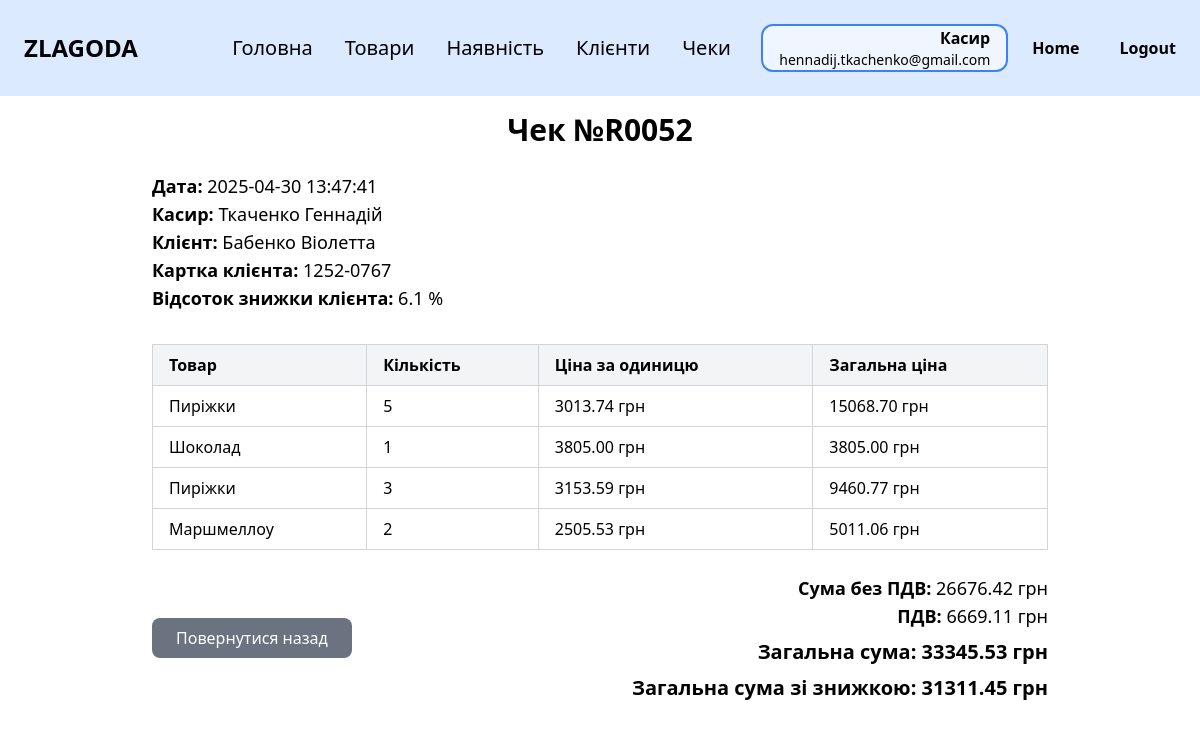
Before: /view_receipt/R0052 (signed in) with the older database file.
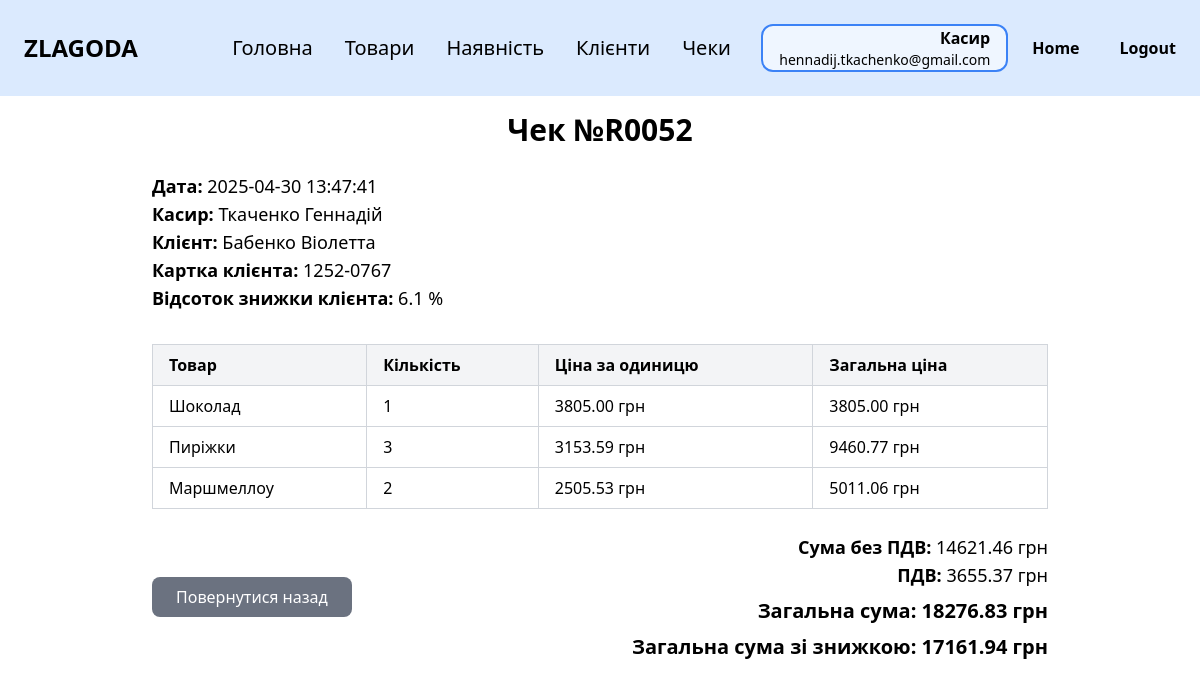
After: the same page with the newer database file.
### tables this page shows
CREATE TABLE receipt_item (
                id INTEGER PRIMARY KEY,
                receipt_number TEXT NOT NULL,
                upc TEXT NOT NULL,
                quantity INTEGER NOT NULL,
                FOREIGN KEY (receipt_number) REFERENCES receipt (receipt_number),
                FOREIGN KEY (upc) REFERENCES store_product (upc)
            );

CREATE TABLE product (
                id INTEGER PRIMARY KEY,
                name TEXT NOT NULL,
                manufacturer TEXT NOT NULL,
                specifications TEXT,
                category_number INTEGER NOT NULL,
                FOREIGN KEY (category_number) REFERENCES category (category_number)
            );

CREATE TABLE store_product (
                upc TEXT PRIMARY KEY,
                price REAL NOT NULL,
                quantity INTEGER NOT NULL,
                expiration_date DATE,
                is_promotional BOOLEAN DEFAULT FALSE,
                promo_price REAL,
                product_id INTEGER NOT NULL,
                FOREIGN KEY (product_id) REFERENCES product (id)
            );

### zlg_website/views/receipts.py (the view)
@views.route('/view_receipt/<receipt_number>')
@login_required
def view_receipt(receipt_number):
    receipt_query = text("""
        SELECT r.*,
               e.last_name AS employee_last_name, e.first_name AS employee_first_name,
               cc.last_name AS customer_card_last_name, cc.first_name AS customer_card_first_name,
               cc.discount_percent AS customer_card_discount_percent
        FROM receipt r
        JOIN employee e ON r.employee_id = e.id
        LEFT JOIN customer_card cc ON r.customer_card_number = cc.card_number
        WHERE r.receipt_number = :receipt_number
    """)
    receipt = db.session.execute(receipt_query, {"receipt_number": receipt_number}).fetchone()
    if not receipt:
        abort(404)
    if receipt.customer_card_number is None:
        print("Немає даних по клієнту")
    else:
        print("Дані клієнта наявні")
    items_query = text("""
        SELECT ri.*, sp.price AS store_product_price, p.name AS store_product_product_name, sp.is_promotional, sp.promo_price
        FROM receipt_item ri
        JOIN store_product sp ON ri.upc = sp.upc
        JOIN product p ON sp.product_id = p.id
        WHERE ri.receipt_number = :receipt_number
    """)
    items = db.session.execute(items_query, {"receipt_number": receipt_number}).fetchall()
    total_sum = 0
    for item in items:
        quantity = item.quantity if item.quantity else 0
        store_product_price = item.store_product_price if item.store_product_price else 0
        if item.is_promotional:  # Якщо товар акційний
            store_product_price = item.promo_price if item.promo_price else store_product_price
        total_sum += quantity * store_product_price
    vat = round(total_sum * 0.2, 2)
    return render_template(
        "receipts_items.html",
        receipt=receipt,
        items=items,
        total_sum=round(total_sum, 2),
        vat=vat,
        user=current_user
    )

### zlg_website/__init__.py (called while the page is built)
def create_app():
    app = Flask(__name__)
    app.config['SECRET_KEY'] = 'zlagoda'
    app.config['SQLALCHEMY_DATABASE_URI'] = f'sqlite:///{os.path.join(app.instance_path, DB_NAME)}'
    app.config['SQLALCHEMY_TRACK_MODIFICATIONS'] = False
    db.init_app(app)
    from .views import views
    from .auth import auth
    app.register_blueprint(views, url_prefix='/')
    app.register_blueprint(auth, url_prefix='/')
    from .models import Employee, Category, Product
    with app.app_context():
        if database_is_empty(app):
            create_database(app)
    login_manager = LoginManager()
    login_manager.login_view = 'auth.login'
    login_manager.init_app(app)
    @login_manager.user_loader
    def load_user(id):
        return Employee.get_by_id(id)
    return app

### zlg_website/templates/receipts_items.html (shortened to what this page needs)
{% extends "base.html" %}
{% block content %}
<div class="py-4 max-w-4xl mx-auto">
    <div class="mb-8">
        <h1 class="text-3xl font-bold text-center mb-6">Чек №{{ receipt.receipt_number }}</h1>
        <div class="flex justify-between items-center mb-4">
            <div>
                <p class="text-lg"><strong>Дата:</strong> {{ receipt.date}}</p>
                <p class="text-lg"><strong>Касир:</strong> {{ receipt.employee_last_name }} {{ receipt.employee_first_name }}</p>
                {% if receipt.customer_card_number %}
                <p class="text-lg"><strong>Клієнт:</strong> {{ receipt.customer_card_last_name }} {{ receipt.customer_card_first_name }}</p>
                <p class="text-lg"><strong>Картка клієнта:</strong> {{ receipt.customer_card_number }}</p>
                <p class="text-lg"><strong>Відсоток знижки клієнта:</strong> {{ receipt.customer_card_discount_percent }} %</p>
                {% endif %}
            </div>
        </div>
    </div>
    <div class="overflow-x-auto mb-6">
        <table class="min-w-full table-auto border-collapse border border-gray-300">
            <thead>
                <tr class="bg-gray-100">
                    <th class="border border-gray-300 px-4 py-2 text-left">Товар</th>
                    <th class="border border-gray-300 px-4 py-2 text-left">Кількість</th>
                    <th class="border border-gray-300 px-4 py-2 text-left">Ціна за одиницю</th>
                    <th class="border border-gray-300 px-4 py-2 text-left">Загальна ціна</th>
                </tr>
            </thead>
            <tbody>
                {% for item in items %}
                <tr>
                    <td class="border border-gray-300 px-4 py-2">{{ item.store_product_product_name }}</td>
                    <td class="border border-gray-300 px-4 py-2">{{ item.quantity }}</td>
                    <td class="border border-gray-300 px-4 py-2">{{ "%.2f"|format(item.store_product_price) }} грн</td>
                    <td class="border border-gray-300 px-4 py-2">{{ "%.2f"|format(item.quantity * item.store_product_price) }} грн</td>
                </tr>
                {% endfor %}
            </tbody>
        </table>
    </div>
    <div class="flex justify-between items-center">
        <a href="{{ url_for('views.receipts',
                        employee_id=request.args.get('employee_id'),
                        date_from=request.args.get('date_from'),
                        date_to=request.args.get('date_to')) }}"
           class="px-6 py-2 bg-gray-500 text-white rounded-lg hover:bg-gray-600">
            Повернутися назад
        </a>
        <div class="text-right">
            <p class="text-lg"><strong>Сума без ПДВ:</strong> {{ "%.2f"|format(total_sum - vat) }} грн</p>
            <p class="text-lg"><strong>ПДВ:</strong> {{ "%.2f"|format(vat) }} грн</p>
            <p class="text-xl font-bold mt-2"><strong>Загальна сума:</strong> {{ "%.2f"|format(total_sum) }} грн</p>
            {% if receipt.customer_card_number %}
            {% set discount = receipt.customer_card_discount_percent %}
            {% set discounted_sum = total_sum * (1 - discount / 100) %}
            <p class="text-xl font-bold mt-2"><strong>Загальна сума зі знижкою:</strong> {{ "%.2f"|format(discounted_sum) }} грн</p>
            {% endif %}
        </div>
    </div>
</div>
{% endblock %}

Changed rows visible on the page:
no longer on this page (row unchanged): receipt_item: store_product_product_name "Пиріжки", quantity "5", item.quantity*item.store_product_price "15068.70"
removed store_product: store_product_price "3013.74"
Other visible differences:
{{ "%.2f"|format(total_sum - vat) }}: "26676.42" → "14621.46"
{{ "%.2f"|format(vat) }}: "6669.11" → "3655.37"
{{ "%.2f"|format(total_sum) }}: "33345.53" → "18276.83"
{{ "%.2f"|format(discounted_sum) }}: "31311.45" → "17161.94"
